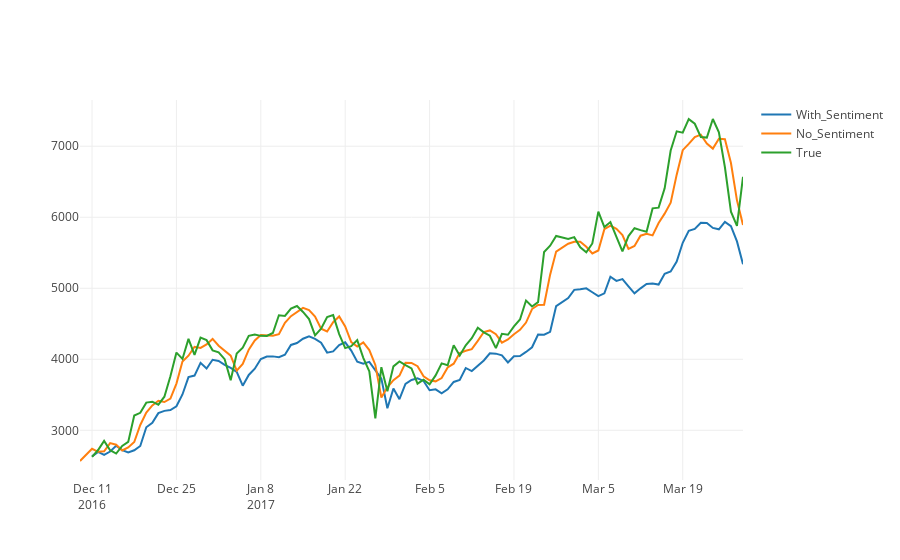

This figure's notebook cell:
### Code cell
btc_1_trace = go.Scatter(x=dateList1, y=yhat_inverse_sent.reshape(108)[0:500], name= 'With_Sentiment')
btc_2_trace = go.Scatter(x=dateList2, y=yhat_inverse_1.reshape(110)[0:500], name= 'No_Sentiment')
btc_3_trace = go.Scatter(x=dateList3, y=testY_inverse_sent.reshape(108)[0:500], name= 'True')
py.iplot([btc_1_trace,btc_2_trace,btc_3_trace])
